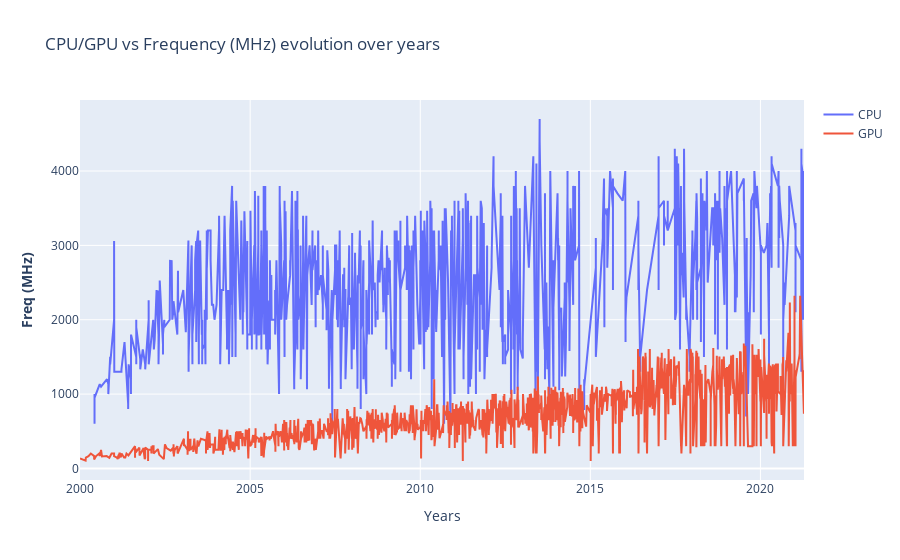

The code cell stored with this chart in its notebook:
### Markdown cell above
#### Análise de frquência

### Code cell
fig = make_subplots()

# Add traces
fig.add_trace(
    go.Scatter(x= df_cpu.index, y=df_cpu["Freq (MHz)"] ,name= "CPU")
)

fig.add_trace(
    go.Scatter(x= df_gpu.index,y= df_gpu["Freq (MHz)"], name= "GPU")
)

# Add figure title
fig.update_layout(
    title_text="CPU/GPU vs Frequency (MHz) evolution over years"
)

# Set x-axis title
fig.update_xaxes(title_text="Years")

# Set y-axes titles
fig.update_yaxes(title_text="<b>Freq (MHz)</b>", secondary_y=False)

fig.show()

### Figure 1 — Plotly figure (JSON) as saved in the notebook; plotly's stock layout.template omitted (floating-point values rounded to 4 significant figures; data arrays with more than 128 entries replaced by an {"elided": "..."} marker saying what was removed)
{"data": [{"name": "CPU", "type": "scatter", "x": {"elided": "2140 str values"}, "y": {"elided": "2140 int values"}}, {"name": "GPU", "type": "scatter", "x": {"elided": "2605 str values"}, "y": {"elided": "2605 int values"}}], "layout": {"title": {"text": "CPU/GPU vs Frequency (MHz) evolution over years"}, "xaxis": {"anchor": "y", "domain": [0, 1], "title": {"text": "Years"}}, "yaxis": {"anchor": "x", "domain": [0, 1], "title": {"text": "<b>Freq (MHz)</b>"}}}}
